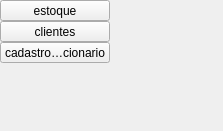
               <widget class="QWidget" name="scrollAreaWidgetContents">
                <property name="geometry">
                 <rect>
                  <x>0</x>
                  <y>0</y>
                  <width>223</width>
                  <height>131</height>
                 </rect>
                </property>
                <layout class="QVBoxLayout" name="verticalLayout_24">
                 <property name="spacing">
                  <number>0</number>
                 </property>
                 <property name="leftMargin">
                  <number>0</number>
                 </property>
                 <property name="topMargin">
                  <number>0</number>
                 </property>
                 <property name="rightMargin">
                  <number>0</number>
                 </property>
                 <property name="bottomMargin">
                  <number>0</number>
                 </property>
                 <item>
                  <widget class="QToolButton" name="bt_estoqque">
                   <property name="minimumSize">
                    <size>
                     <width>110</width>
                     <height>0</height>
                    </size>
                   </property>
                   <property name="maximumSize">
                    <size>
                     <width>16777215</width>
                     <height>16777215</height>
                    </size>
                   </property>
                   <property name="text">
                    <string>estoque</string>
                   </property>
                   <property name="icon">
                    <iconset resource="../assets/file.qrc">
                     <normaloff>:/novobranco/telainicial/estoquebranco.png</normaloff>:/novobranco/telainicial/estoquebranco.png</iconset>
                   </property>
                   <property name="iconSize">
                    <size>
                     <width>25</width>
                     <height>25</height>
                    </size>
                   </property>
                   <property name="toolButtonStyle">
                    <enum>Qt::ToolButtonTextUnderIcon</enum>
                   </property>
                  </widget>
                 </item>
                 <item>
                  <widget class="QToolButton" name="bt_clientes">
                   <property name="minimumSize">
                    <size>
                     <width>110</width>
                     <height>0</height>
                    </size>
                   </property>
                   <property name="styleSheet">
                    <string notr="true"/>
                   </property>
                   <property name="text">
                    <string>clientes</string>
                   </property>
                   <property name="icon">
                    <iconset resource="../assets/file.qrc">
                     <normaloff>:/novobranco/telainicial/clientesbranco.png</normaloff>:/novobranco/telainicial/clientesbranco.png</iconset>
                   </property>
                   <property name="iconSize">
                    <size>
                     <width>25</width>
                     <height>25</height>
                    </size>
                   </property>
                   <property name="toolButtonStyle">
                    <enum>Qt::ToolButtonTextUnderIcon</enum>
                   </property>
                  </widget>
                 </item>
                 <item>
                  <widget class="QToolButton" name="bt_funcionario">
                   <property name="minimumSize">
                    <size>
                     <width>110</width>
                     <height>0</height>
                    </size>
                   </property>
                   <property name="maximumSize">
                    <size>
                     <width>110</width>
                     <height>16777215</height>
                    </size>
                   </property>
                   <property name="styleSheet">
                    <string notr="true">font: 6pt &quot;Segoe UI&quot;;</string>
                   </property>
                   <property name="text">
                    <string>cadastro Funcionario</string>
                   </property>
                   <property name="icon">
                    <iconset resource="../assets/file.qrc">
                     <normaloff>:/novobranco/telainicial/funcionariobranco.png</normaloff>:/novobranco/telainicial/funcionariobranco.png</iconset>
                   </property>
                   <property name="iconSize">
                    <size>
                     <width>25</width>
                     <height>25</height>
                    </size>
                   </property>
                   <property name="toolButtonStyle">
                    <enum>Qt::ToolButtonTextUnderIcon</enum>
                   </property>
                  </widget>
                 </item>
                 <item>
                  <spacer name="verticalSpacer_13">
                   <property name="orientation">
                    <enum>Qt::Vertical</enum>
                   </property>
                   <property name="sizeHint" stdset="0">
                    <size>
                     <width>20</width>
                     <height>40</height>
                    </size>
                   </property>
                  </spacer>
                 </item>
                </layout>
               </widget>
